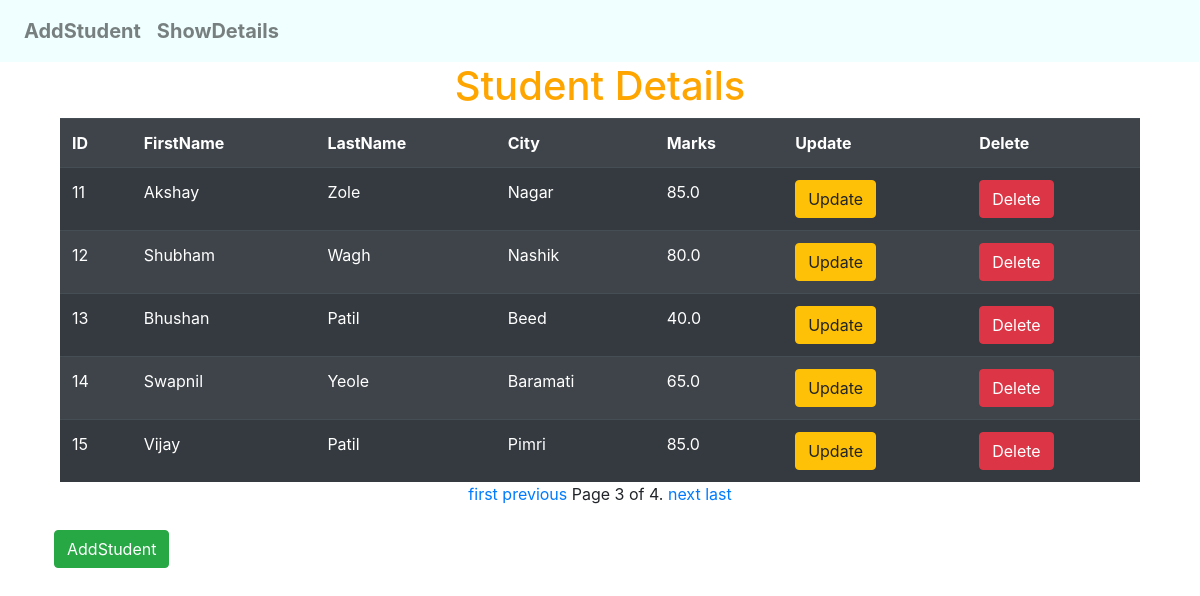
The page /student/show/?page=3 on the database its author committed.
### StudentApp/models.py (models this page shows, shortened)
class Student(models.Model):
    fname = models.CharField(max_length=32)
    lname = models.CharField(max_length=32)
    city = models.CharField(max_length=32)
    marks = models.FloatField()

### StudentApp/views.py (the view)
# urls.py: path('show/',views.showStudentView,name='show_student'),
def showStudentView(request):
    student_list = Student.objects.all()
    paginator = Paginator(student_list,5)    #(object_list, per_page, orphans=0, allow_empty_first_page=True)
    page_number = request.GET.get('page')
    page_obj = paginator.get_page(page_number)
    template_name = 'StudentApp/showStudent.html'
    context = {'page_obj':page_obj}
    return render(request, template_name, context)

### templates/StudentApp/showStudent.html (shortened to what this page needs)
{% extends "layout.html" %}
{% block content %}
    <h1 style="text-align:center;color:orange">Student Details</h1>
    <table class="table table-striped table-dark" style="width:90%;margin:auto">
        <tr >
            <th>ID</th>
            <th>FirstName</th>
            <th>LastName</th>
            <th>City</th>
            <th>Marks</th>
            <th>Update</th>
            <th>Delete</th>
        </tr>
        {% for student in page_obj %}
            <tr >
                <td>{{student.id}}</td>
                <td>{{student.fname}}</td>
                <td>{{student.lname}}</td>
                <td>{{student.city}}</td>
                <td>{{student.marks}}</td>
                <td><a href="{% url 'update' student.id %}"><button class="btn btn-warning">Update</button></a></td>
                <td><a href="{% url 'delete' student.id %}"><button class="btn btn-danger">Delete</button></a></td>
            </tr>
        {% endfor %}
    </table>
    <div class="pagination" >
    <span class="step-links" style="margin:auto" >
        {% if page_obj.has_previous %}
            <a  href="?page=1">first</a>
            <a  href="?page={{ page_obj.previous_page_number }}">previous</a>
        {% endif %}
        <span class="current">
            Page {{ page_obj.number }} of {{ page_obj.paginator.num_pages }}.
        </span>
        {% if page_obj.has_next %}
            <a  href="?page={{ page_obj.next_page_number }}">next</a>
            <a  href="?page={{ page_obj.paginator.num_pages }}">last</a>
        {% endif %}
    </span>
</div>
    <br>
    <a  href="{% url 'add_student' %}"><button class="btn btn-success" style="margin-left:4.5%">AddStudent</button></a>
{% endblock %}

### rows shown on the page
Student: id "11", fname "Akshay", lname "Zole", city "Nagar", marks "85.0"
Student: id "12", fname "Shubham", lname "Wagh", city "Nashik", marks "80.0"
Student: id "13", fname "Bhushan", lname "Patil", city "Beed", marks "40.0"
Student: id "14", fname "Swapnil", lname "Yeole", city "Baramati", marks "65.0"
Student: id "15", fname "Vijay", lname "Patil", city "Pimri", marks "85.0"

### other values the page prints
{{ page_obj.number }} "3"
{{ page_obj.paginator.num_pages }} "4"
